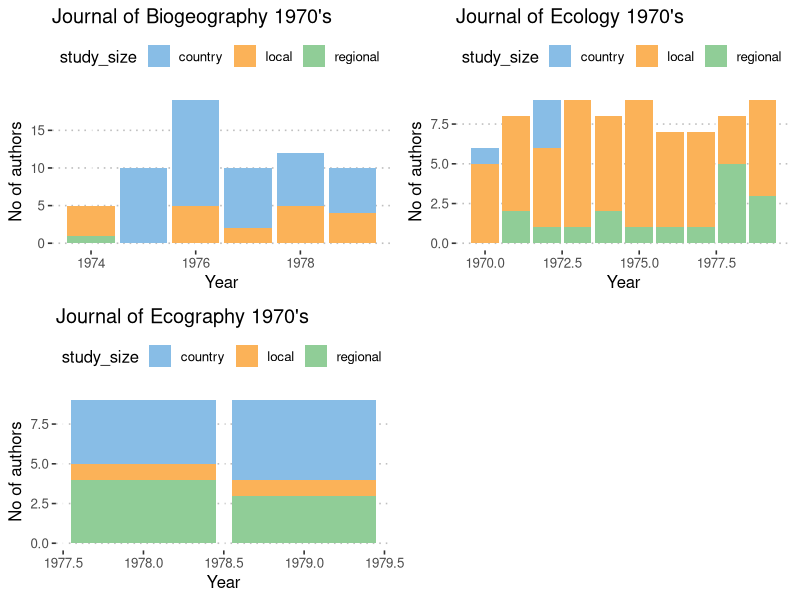
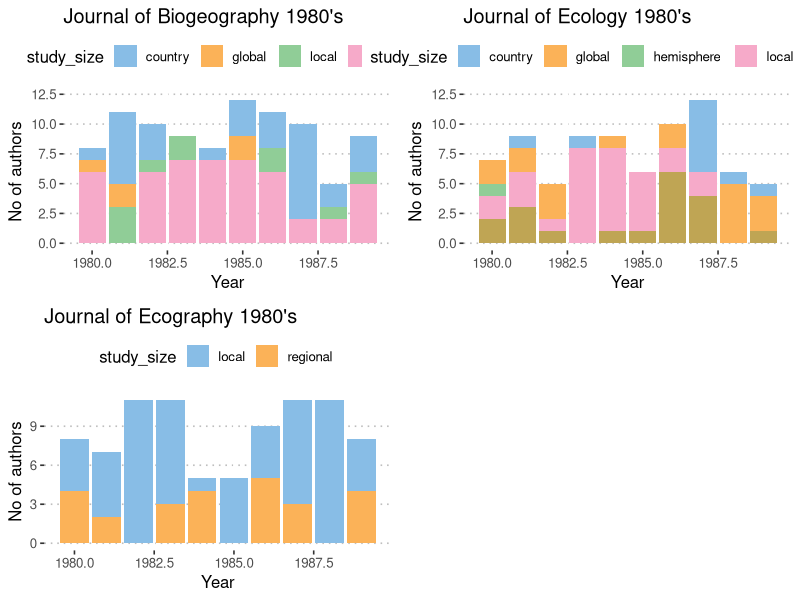
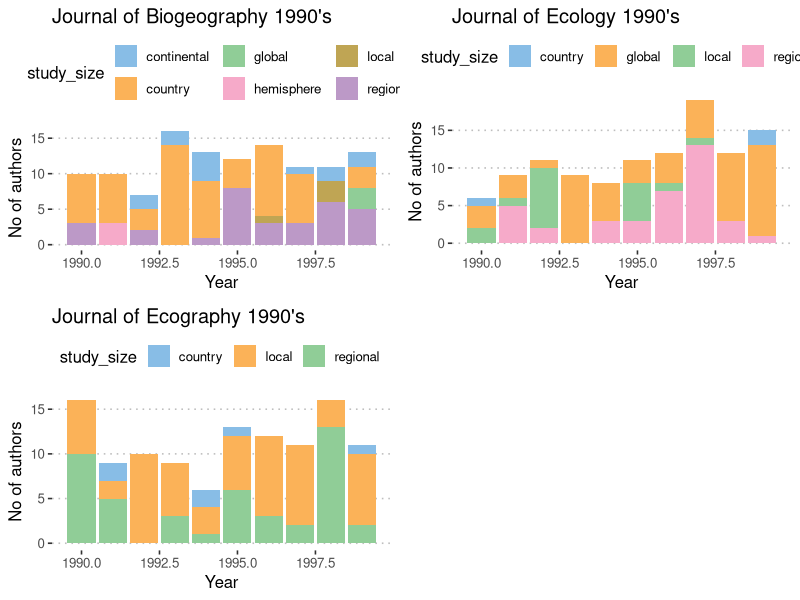
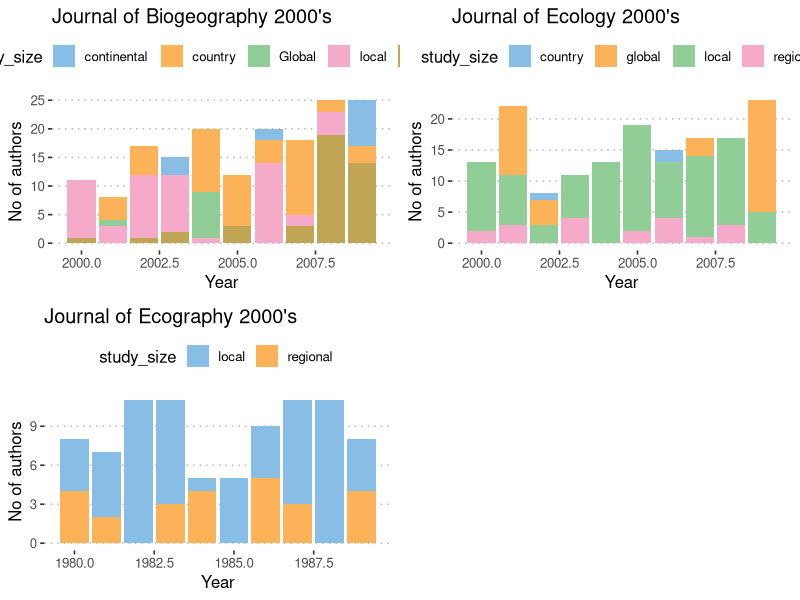
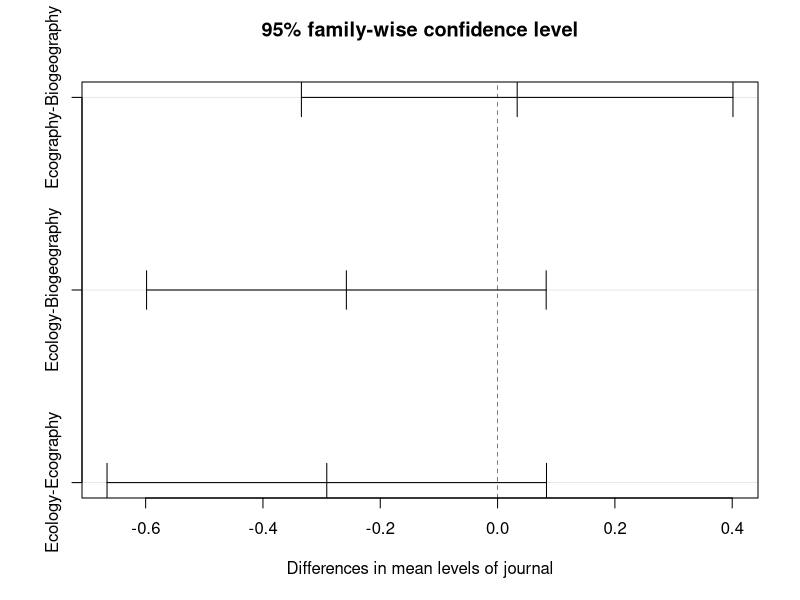
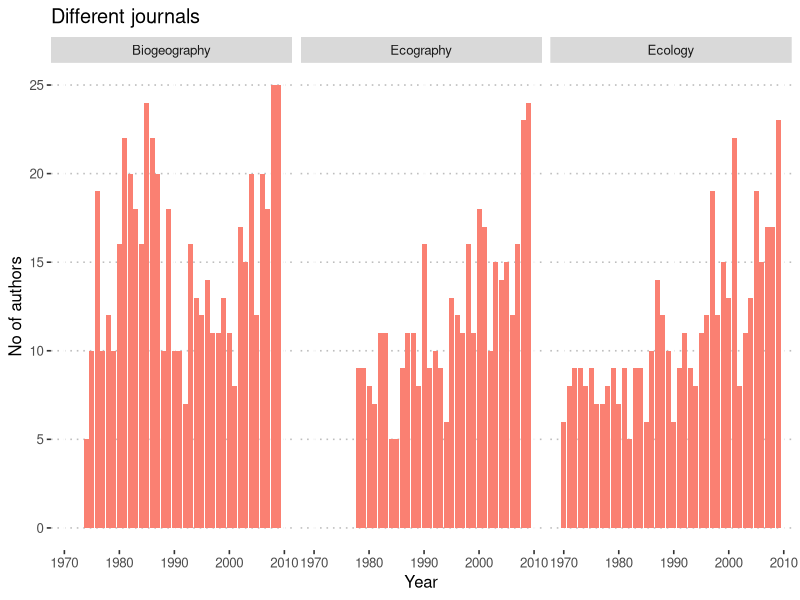

Source code (R) for these figures, in order:
## ---- chunk 1
library(tidyverse)
library(ggpubr)
library(RColorBrewer)
library(ggthemes)
library(readr)
## ---- chunk 2
# Journal_data <- read_csv("Data/Journal_data.csv")
Ecology_1970s <- read_csv("Data/Ecology_1970s.csv")
Biogeography_1970s<- read_csv("Data/1970_Biogeography.csv")
Ecography_1970s <- read_csv("Data/1970_Ecography.csv")
## ---- chunk 3
plot1 <- ggplot(Biogeography_1970s, aes(x = year, y = No_of_authors)) +
  geom_col(aes(fill = study_size)) +
labs(x = "Year", y = "No of authors", colour = "study area") + 
theme(legend.position = "bottom") +
ggtitle("Journal of Biogeography 1970's") +
  theme_pubclean() + scale_color_few() +
  scale_fill_few()

plot2 <- ggplot(Ecology_1970s, aes(x = year, y = No_of_authors)) +
  geom_col(aes(fill = study_size)) +
labs(x = "Year", y = "No of authors", colour = "study area") + 
theme(legend.position = "bottom") +
ggtitle("Journal of Ecology 1970's") +
theme_pubclean() + scale_color_few() +
  scale_fill_few()

plot3 <- ggplot(Ecography_1970s, aes(x = year, y = No_of_authors)) +
  geom_col(aes(fill = study_size)) +
labs(x = "Year", y = "No of authors", colour = "study area") + 
theme(legend.position = "bottom") +
ggtitle("Journal of Ecography 1970's") +
theme_pubclean() + scale_color_few() +
  scale_fill_few()

combined_1970s <- ggarrange(plot1, plot2, plot3,
          ncol = 2, nrow = 2)
combined_1970s
## ---- chunk 4
JD_1980 <- read_csv("Data/JD_1980.csv")
## ---- chunk 5
JD_biogeography <- JD_1980 %>% 
  filter(journal == "biogeography")

graph1 <- ggplot(JD_biogeography, aes(x = year, y = no_of_authors)) +
  geom_col(aes(fill = study_size)) +
labs(x = "Year", y = "No of authors", colour = "study area") + 
theme(legend.position = "bottom") +
ggtitle("Journal of Biogeography 1980's") +
  theme_pubclean() + scale_color_few() +
  scale_fill_few()

JD_ecology <- JD_1980 %>% 
  filter(journal == "ecology")

graph2 <- ggplot(JD_ecology, aes(x = year, y = no_of_authors)) +
  geom_col(aes(fill = study_size)) +
labs(x = "Year", y = "No of authors", colour = "study area") + 
theme(legend.position = "bottom") +
ggtitle("Journal of Ecology 1980's") +
theme_pubclean() + scale_color_few() +
  scale_fill_few()

JD_ecography <- JD_1980 %>% 
  filter(journal == "ecography")

graph3 <- ggplot(JD_ecography, aes(x = year, y = no_of_authors)) +
  geom_col(aes(fill = study_size)) +
labs(x = "Year", y = "No of authors", colour = "study area") + 
theme(legend.position = "bottom") +
ggtitle("Journal of Ecography 1980's") +
theme_pubclean() + scale_color_few() +
  scale_fill_few()

combined_1980s <- ggarrange(graph1, graph2, graph3,
          ncol = 2, nrow = 2)
combined_1980s
## ---- chunk 6
# normality_test_1980 <- JD_1980 %>% 
#   group_by(year) %>% 
#   summarise(norm_authors = as.numeric(shapiro.test(no_of_authors)[2]))
# 
# # P value appears to be less than 0.05
# # data is not normally distributed
## ---- chunk 7
JD_1990 <- read_csv("Data/JD_1990.csv") # Excluding matthews data
## ---- chunk 8
JD_bio1990 <- JD_1990 %>% 
  filter(journal == "Biogeography")

gr1 <- ggplot(JD_bio1990, aes(x = year, y = no_of_authors)) +
  geom_col(aes(fill = study_size)) +
labs(x = "Year", y = "No of authors", colour = "study area") + 
theme(legend.position = "bottom") +
ggtitle("Journal of Biogeography 1990's") +
  theme_pubclean() + scale_color_few() +
  scale_fill_few()

JD_eco1990 <- JD_1990 %>% 
  filter(journal == "Ecology")

gr2 <- ggplot(JD_eco1990, aes(x = year, y = no_of_authors)) +
  geom_col(aes(fill = study_size)) +
labs(x = "Year", y = "No of authors", colour = "study area") + 
theme(legend.position = "bottom") +
ggtitle("Journal of Ecology 1990's") +
theme_pubclean() + scale_color_few() +
  scale_fill_few()

JD_ecog1990 <- JD_1990 %>% 
  filter(journal == "Ecography")

gr3 <- ggplot(JD_ecog1990, aes(x = year, y = no_of_authors)) +
  geom_col(aes(fill = study_size)) +
labs(x = "Year", y = "No of authors", colour = "study area") + 
theme(legend.position = "bottom") +
ggtitle("Journal of Ecography 1990's") +
theme_pubclean() + scale_color_few() +
  scale_fill_few()

combined_1990s <- ggarrange(gr1, gr2, gr3,
          ncol = 2, nrow = 2)
combined_1990s
## ---- chunk 9
# normality_test_1990 <- JD_1990 %>% 
#   group_by(year) %>% 
#  summarise(norm_authors = as.numeric(shapiro.test(no_of_authors)[2]))

# # P value appears to be less than 0.05
# # data appears to be not normally distributed
## ---- chunk 10
JD_2000 <- read_csv("Data/JD_2000.csv")
## ---- chunk 11
JD_bio <- JD_2000 %>% 
  filter(journal == "Biogeography")

g1 <- ggplot(JD_bio, aes(x = year, y = no_of_authors)) +
  geom_col(aes(fill = study_size)) +
labs(x = "Year", y = "No of authors", colour = "study area") + 
theme(legend.position = "bottom") +
ggtitle("Journal of Biogeography 2000's") +
  theme_pubclean() + scale_color_few() +
  scale_fill_few()

JD_eco <- JD_2000 %>% 
  filter(journal == "Ecology")

g2 <- ggplot(JD_eco, aes(x = year, y = no_of_authors)) +
  geom_col(aes(fill = study_size)) +
labs(x = "Year", y = "No of authors", colour = "study area") + 
theme(legend.position = "bottom") +
ggtitle("Journal of Ecology 2000's") +
theme_pubclean() + scale_color_few() +
  scale_fill_few()

JD_ecog <- JD_2000 %>% 
  filter(journal == "Ecography")

g3 <- ggplot(JD_ecography, aes(x = year, y = no_of_authors)) +
  geom_col(aes(fill = study_size)) +
labs(x = "Year", y = "No of authors", colour = "study area") + 
theme(legend.position = "bottom") +
ggtitle("Journal of Ecography 2000's") +
theme_pubclean() + scale_color_few() +
  scale_fill_few()

combined_2000s <- ggarrange(g1, g2, g3,
          ncol = 2, nrow = 2)
combined_2000s
## ---- chunk 12
#  normality_test_2000 <- JD_2000 %>% 
#    group_by(year) %>% 
#   summarise(norm_authors = as.numeric(shapiro.test(no_of_authors)[2]))
# # 
# # # P value appears to be less than 0.05
# # # data appears to be normally distributed
## ---- chunk 13
Combined_authors <- read_csv("Data/Combined_authors.csv")
## ---- chunk 14
normality_test <- Combined_authors %>% 
  group_by(year) %>% 
  summarise(norm_authors = as.numeric(shapiro.test(no_of_authors)[2]))
## ---- chunk 15
homo <- Combined_authors %>% 
  group_by(year) %>% 
  summarise(auth_var = var(no_of_authors))
homo
## ---- chunk 16
auth.aov <- aov(no_of_authors ~ year, data = Combined_authors)
summary(auth.aov)
  # results show p<0.05...

# if data is not normal... (similar end result though for non-parametric test)
compare_means(no_of_authors ~ year, data = Combined_authors, method = "kruskal.test")
  # results show p<0.05 therefore, 
  # number of authors increase as years go by

# but there are a load of dates, maybe we can condense dates into just 70s, 80s, 90s and 00s?
# then we'll only have four groups to compare instead of all the dates individually?? i think... 

# we can also do an ANOVA for number of authors by journal
# however. not sure if this has any significance to us. but I'll do it anyway
jour.aov <- aov(no_of_authors ~ journal, data = Combined_authors)
summary(jour.aov)
  # results show p = 0.111 so there is no significant difference in number of authors by journal

# same result for non-parametric test
compare_means(no_of_authors ~ journal, data = Combined_authors, method = "kruskal.test")

TukeyHSD(jour.aov)
plot(TukeyHSD(jour.aov))

# maybe i can do a correlation to see if theres a relationship between number of authors and study size (more authors = larger study size?)
# cor.test(Combined_authors$no_of_authors, Combined_authors$study_size, method = "")
# error for this too... SAD. Do you think there will be a difference if we change study size to classes 1-5?

# correlation and regression for year and number of authors
cor.test(Combined_authors$year, Combined_authors$no_of_authors, method = "spearman")
  # 36.8% of variance explained (not very strong relationship but positive)
summary(lm(no_of_authors ~ year, data = Combined_authors))
  # 15.3% of variance explained (also not very strong, positive though)

# random EDA stuff
summary(Combined_authors)

ggplot(data = Combined_authors, aes(x = year, y = no_of_authors)) +
  geom_col(fill = "salmon") +
  facet_wrap(~ journal) +
  labs(x = "Year", y = "No of authors") + 
  ggtitle("Different journals") +
  theme_pubclean() + scale_color_few() +
  scale_fill_few()

# to try:
# condense dates into their decades... 70s, 80s etc
# rename study sizes as class numbers (1-5)... this might make the correlation thing work
# working with mean number of authors per year or decade may also make things easier 
# in the normality test more of the values are less than 0.05. so i dont think the data is normally distributed...
# Tons can still be done with this dataset
